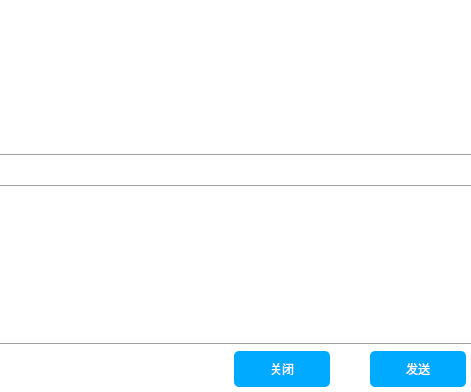
<?xml version="1.0" encoding="UTF-8"?>
<ui version="4.0">
 <class>ChatArea</class>
 <widget class="QWidget" name="ChatArea">
  <property name="geometry">
   <rect>
    <x>0</x>
    <y>0</y>
    <width>471</width>
    <height>392</height>
   </rect>
  </property>
  <property name="windowTitle">
   <string>Form</string>
  </property>
  <property name="styleSheet">
   <string notr="true">#ChatArea{
  background-color: rgb(255, 255, 255);
}

QPushButton{
  background-color:rgb(0, 170, 255);
  font: bold 10pt &quot;微软雅黑&quot;;
  color:rgb(255,255,255);
  width: 96px;
  height: 36px;
  border-radius: 5px;
}

QPushButton::hover{
  background-color:rgb(0, 150, 225);
}

QPushButton::pressed{
  background-color:rgb(0, 150, 225);
}</string>
  </property>
  <layout class="QVBoxLayout" name="verticalLayout">
   <property name="spacing">
    <number>0</number>
   </property>
   <property name="leftMargin">
    <number>0</number>
   </property>
   <property name="topMargin">
    <number>0</number>
   </property>
   <property name="rightMargin">
    <number>0</number>
   </property>
   <property name="bottomMargin">
    <number>0</number>
   </property>
   <item>
    <widget class="QFrame" name="messageFrame">
     <property name="styleSheet">
      <string notr="true">background-color: rgb(255, 255, 255);</string>
     </property>
     <property name="frameShape">
      <enum>QFrame::NoFrame</enum>
     </property>
     <property name="frameShadow">
      <enum>QFrame::Plain</enum>
     </property>
     <property name="lineWidth">
      <number>0</number>
     </property>
     <layout class="QHBoxLayout" name="horizontalLayout_2">
      <property name="spacing">
       <number>0</number>
      </property>
      <property name="leftMargin">
       <number>0</number>
      </property>
      <property name="topMargin">
       <number>0</number>
      </property>
      <property name="rightMargin">
       <number>0</number>
      </property>
      <property name="bottomMargin">
       <number>0</number>
      </property>
      <item>
       <widget class="QTextEdit" name="hsMsgTxtEdt">
        <property name="sizePolicy">
         <sizepolicy hsizetype="Preferred" vsizetype="Expanding">
          <horstretch>0</horstretch>
          <verstretch>0</verstretch>
         </sizepolicy>
        </property>
        <property name="focusPolicy">
         <enum>Qt::NoFocus</enum>
        </property>
        <property name="layoutDirection">
         <enum>Qt::LeftToRight</enum>
        </property>
        <property name="styleSheet">
         <string notr="true">#messBox
{
padding: 4px;
background-color: rgb(255, 255, 255);
}
QScrollBar:vertical
{
    width:8px;
    background:rgba(0,0,0,0%);
    margin:0px,0px,0px,0px;
    padding-top:9px;   
    padding-bottom:9px;
}
QScrollBar::handle:vertical
{
    width:8px;
    background:rgba(0,0,0,25%);
    border-radius:4px;   
    min-height:20;
}
QScrollBar::handle:vertical:hover
{
    width:8px;
    background:rgba(0,0,0,50%);   
    border-radius:4px;
    min-height:20;
}
QScrollBar::add-line:vertical   
{
    height:9px;width:8px;
    border-image:url(:/images/a/3.png);
    subcontrol-position:bottom;
}
QScrollBar::sub-line:vertical  
{
    height:9px;width:8px;
    border-image:url(:/images/a/1.png);
    subcontrol-position:top;
}
QScrollBar::add-line:vertical:hover   
{
    height:9px;width:8px;
    border-image:url(:/images/a/4.png);
    subcontrol-position:bottom;
}
QScrollBar::sub-line:vertical:hover 
{ 
    height:9px;width:8px;
    border-image:url(:/images/a/2.png);
    subcontrol-position:top;
}
QScrollBar::add-page:vertical,QScrollBar::sub-page:vertical  
{
    background:rgba(0,0,0,10%);
    border-radius:4px;
}</string>
        </property>
        <property name="frameShape">
         <enum>QFrame::NoFrame</enum>
        </property>
        <property name="lineWidth">
         <number>0</number>
        </property>
        <property name="readOnly">
         <bool>true</bool>
        </property>
       </widget>
      </item>
     </layout>
    </widget>
   </item>
   <item>
    <widget class="Line" name="line">
     <property name="orientation">
      <enum>Qt::Horizontal</enum>
     </property>
    </widget>
   </item>
   <item>
    <widget class="QFrame" name="widgetFrame">
     <property name="styleSheet">
      <string notr="true"/>
     </property>
     <property name="frameShape">
      <enum>QFrame::NoFrame</enum>
     </property>
     <property name="frameShadow">
      <enum>QFrame::Plain</enum>
     </property>
     <layout class="QHBoxLayout" name="horizontalLayout_6">
      <property name="spacing">
       <number>12</number>
      </property>
      <property name="leftMargin">
       <number>8</number>
      </property>
      <property name="topMargin">
       <number>4</number>
      </property>
      <property name="rightMargin">
       <number>0</number>
      </property>
      <property name="bottomMargin">
       <number>4</number>
      </property>
      <item>
       <widget class="QLabel" name="selEmotBtn">
        <property name="styleSheet">
         <string notr="true">:hover
{
	background-color: rgb(241, 241, 241);
	padding: 3px;
}</string>
        </property>
        <property name="text">
         <string/>
        </property>
        <property name="pixmap">
         <pixmap resource="resources.qrc">:/images/emotic20x20.png</pixmap>
        </property>
        <property name="scaledContents">
         <bool>true</bool>
        </property>
       </widget>
      </item>
      <item>
       <widget class="QLabel" name="selImgBtn">
        <property name="styleSheet">
         <string notr="true">:hover
{
	background-color: rgb(241, 241, 241);
	padding: 3px;
}</string>
        </property>
        <property name="text">
         <string/>
        </property>
        <property name="pixmap">
         <pixmap resource="resources.qrc">:/images/imageIcon20x20.png</pixmap>
        </property>
        <property name="scaledContents">
         <bool>true</bool>
        </property>
       </widget>
      </item>
      <item>
       <spacer name="horizontalSpacer_3">
        <property name="orientation">
         <enum>Qt::Horizontal</enum>
        </property>
        <property name="sizeHint" stdset="0">
         <size>
          <width>40</width>
          <height>20</height>
         </size>
        </property>
       </spacer>
      </item>
     </layout>
    </widget>
   </item>
   <item>
    <widget class="Line" name="line_2">
     <property name="orientation">
      <enum>Qt::Horizontal</enum>
     </property>
    </widget>
   </item>
   <item>
    <widget class="QFrame" name="inputFrame">
     <property name="styleSheet">
      <string notr="true"/>
     </property>
     <property name="frameShape">
      <enum>QFrame::NoFrame</enum>
     </property>
     <property name="frameShadow">
      <enum>QFrame::Plain</enum>
     </property>
     <property name="lineWidth">
      <number>0</number>
     </property>
     <layout class="QHBoxLayout" name="horizontalLayout_4">
      <property name="spacing">
       <number>0</number>
      </property>
      <property name="leftMargin">
       <number>0</number>
      </property>
      <property name="topMargin">
       <number>0</number>
      </property>
      <property name="rightMargin">
       <number>0</number>
      </property>
      <property name="bottomMargin">
       <number>0</number>
      </property>
      <item>
       <widget class="QTextEdit" name="contentBox">
        <property name="font">
         <font>
          <family>微软雅黑</family>
          <pointsize>11</pointsize>
         </font>
        </property>
        <property name="cursor" stdset="0">
         <cursorShape>IBeamCursor</cursorShape>
        </property>
        <property name="styleSheet">
         <string notr="true">QScrollBar:vertical
{
    width:8px;
    background:rgba(0,0,0,0%);
    margin:0px,0px,0px,0px;
    padding-top:9px;   
    padding-bottom:9px;
}
QScrollBar::handle:vertical
{
    width:8px;
    background:rgba(0,0,0,25%);
    border-radius:4px;   
    min-height:20;
}
QScrollBar::handle:vertical:hover
{
    width:8px;
    background:rgba(0,0,0,50%);   
    border-radius:4px;
    min-height:20;
}
QScrollBar::add-line:vertical   
{
    height:9px;width:8px;
    border-image:url(:/images/a/3.png);
    subcontrol-position:bottom;
}
QScrollBar::sub-line:vertical  
{
    height:9px;width:8px;
    border-image:url(:/images/a/1.png);
    subcontrol-position:top;
}
QScrollBar::add-line:vertical:hover   
{
    height:9px;width:8px;
    border-image:url(:/images/a/4.png);
    subcontrol-position:bottom;
}
QScrollBar::sub-line:vertical:hover 
{ 
    height:9px;width:8px;
    border-image:url(:/images/a/2.png);
    subcontrol-position:top;
}
QScrollBar::add-page:vertical,QScrollBar::sub-page:vertical  
{
    background:rgba(0,0,0,10%);
    border-radius:4px;
}</string>
        </property>
        <property name="frameShape">
         <enum>QFrame::NoFrame</enum>
        </property>
        <property name="lineWidth">
         <number>0</number>
        </property>
       </widget>
      </item>
     </layout>
    </widget>
   </item>
   <item>
    <widget class="Line" name="line_3">
     <property name="orientation">
      <enum>Qt::Horizontal</enum>
     </property>
    </widget>
   </item>
   <item>
    <widget class="QFrame" name="horizontalFrame">
     <property name="styleSheet">
      <string notr="true"/>
     </property>
     <layout class="QHBoxLayout" name="bottomBtns">
      <property name="spacing">
       <number>40</number>
      </property>
      <property name="leftMargin">
       <number>0</number>
      </property>
      <property name="topMargin">
       <number>5</number>
      </property>
      <property name="rightMargin">
       <number>5</number>
      </property>
      <property name="bottomMargin">
       <number>5</number>
      </property>
      <item>
       <spacer name="horizontalSpacer_2">
        <property name="orientation">
         <enum>Qt::Horizontal</enum>
        </property>
        <property name="sizeHint" stdset="0">
         <size>
          <width>40</width>
          <height>20</height>
         </size>
        </property>
       </spacer>
      </item>
      <item>
       <widget class="QPushButton" name="cancleBtn">
        <property name="text">
         <string>关闭</string>
        </property>
       </widget>
      </item>
      <item>
       <widget class="QPushButton" name="sendBtn">
        <property name="text">
         <string>发送</string>
        </property>
       </widget>
      </item>
     </layout>
    </widget>
   </item>
  </layout>
 </widget>
 <resources>
  <include location="resources.qrc"/>
 </resources>
 <connections/>
</ui>
